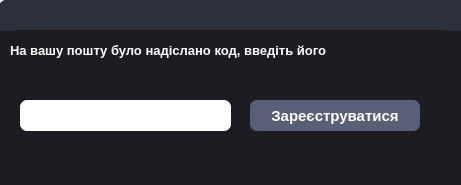
<?xml version="1.0" encoding="UTF-8"?>
<ui version="4.0">
 <class>MainWindow</class>
 <widget class="QMainWindow" name="MainWindow">
  <property name="geometry">
   <rect>
    <x>0</x>
    <y>0</y>
    <width>461</width>
    <height>185</height>
   </rect>
  </property>
  <property name="windowTitle">
   <string>MainWindow</string>
  </property>
  <widget class="QWidget" name="centralwidget">
   <widget class="QFrame" name="frame">
    <property name="geometry">
     <rect>
      <x>0</x>
      <y>0</y>
      <width>621</width>
      <height>441</height>
     </rect>
    </property>
    <property name="styleSheet">
     <string notr="true">QFrame{
	border-radius: 7px;
	background-color: #1B1D23;
}</string>
    </property>
    <property name="frameShape">
     <enum>QFrame::StyledPanel</enum>
    </property>
    <property name="frameShadow">
     <enum>QFrame::Raised</enum>
    </property>
    <widget class="QFrame" name="frame_3">
     <property name="geometry">
      <rect>
       <x>-1</x>
       <y>0</y>
       <width>831</width>
       <height>31</height>
      </rect>
     </property>
     <property name="styleSheet">
      <string notr="true">QFrame{
	border-bottom-left-radius: 0px;
	border-bottom-right-radius: 0px;
	background-color: #2C313C;
}</string>
     </property>
     <property name="frameShape">
      <enum>QFrame::StyledPanel</enum>
     </property>
     <property name="frameShadow">
      <enum>QFrame::Raised</enum>
     </property>
     <widget class="QPushButton" name="pushButton_3">
      <property name="geometry">
       <rect>
        <x>790</x>
        <y>0</y>
        <width>41</width>
        <height>31</height>
       </rect>
      </property>
      <property name="font">
       <font>
        <pointsize>11</pointsize>
        <weight>75</weight>
        <bold>true</bold>
       </font>
      </property>
      <property name="cursor">
       <cursorShape>PointingHandCursor</cursorShape>
      </property>
      <property name="styleSheet">
       <string notr="true">QPushButton{
	color: white;
	border: none;
	border-top-right-radius: 7px;
	background-color: #2C313C;
}

QPushButton:hover{
	background-color: #45494D;
}

QPushButton:pressed{
	color: #EA2F4E;
}</string>
      </property>
      <property name="text">
       <string>X</string>
      </property>
     </widget>
     <widget class="QPushButton" name="pushButton_5">
      <property name="geometry">
       <rect>
        <x>750</x>
        <y>0</y>
        <width>41</width>
        <height>31</height>
       </rect>
      </property>
      <property name="font">
       <font>
        <pointsize>10</pointsize>
        <weight>75</weight>
        <bold>true</bold>
       </font>
      </property>
      <property name="cursor">
       <cursorShape>PointingHandCursor</cursorShape>
      </property>
      <property name="styleSheet">
       <string notr="true">QPushButton{
	color: white;
	border: none;
	border-top-right-radius: 7px;
	background-color: #2C313C;
}

QPushButton:hover{
	background-color: #45494D;
}

QPushButton:pressed{
	color: #EA2F4E;
}</string>
      </property>
      <property name="text">
       <string>_</string>
      </property>
      <property name="default">
       <bool>false</bool>
      </property>
     </widget>
    </widget>
    <widget class="QLabel" name="label">
     <property name="geometry">
      <rect>
       <x>10</x>
       <y>30</y>
       <width>441</width>
       <height>41</height>
      </rect>
     </property>
     <property name="font">
      <font>
       <family>MS Shell Dlg 2</family>
       <pointsize>10</pointsize>
       <weight>75</weight>
       <italic>false</italic>
       <bold>true</bold>
       <underline>false</underline>
       <strikeout>false</strikeout>
       <kerning>true</kerning>
      </font>
     </property>
     <property name="styleSheet">
      <string notr="true">color:rgb(255, 255, 255)</string>
     </property>
     <property name="text">
      <string>На вашу пошту було надіслано код, введіть його</string>
     </property>
    </widget>
    <widget class="QPushButton" name="pushButton">
     <property name="geometry">
      <rect>
       <x>250</x>
       <y>100</y>
       <width>170</width>
       <height>31</height>
      </rect>
     </property>
     <property name="font">
      <font>
       <pointsize>11</pointsize>
       <weight>75</weight>
       <bold>true</bold>
      </font>
     </property>
     <property name="cursor">
      <cursorShape>PointingHandCursor</cursorShape>
     </property>
     <property name="styleSheet">
      <string notr="true">QPushButton{
	color: white;
	border-radius: 7px;
	background-color: #595F76;
}

QPushButton:hover{
	background-color: #50566E;
}

QPushButton:pressed{
	background-color: #434965;
}</string>
     </property>
     <property name="text">
      <string>Зареєструватися</string>
     </property>
    </widget>
    <widget class="QLineEdit" name="lineEdit_3">
     <property name="geometry">
      <rect>
       <x>20</x>
       <y>100</y>
       <width>211</width>
       <height>31</height>
      </rect>
     </property>
     <property name="font">
      <font>
       <pointsize>11</pointsize>
       <weight>75</weight>
       <bold>true</bold>
      </font>
     </property>
     <property name="styleSheet">
      <string notr="true">QLineEdit{
	border-radius: 7px;
}</string>
     </property>
     <property name="text">
      <string/>
     </property>
     <property name="alignment">
      <set>Qt::AlignLeading|Qt::AlignLeft|Qt::AlignVCenter</set>
     </property>
     <property name="placeholderText">
      <string/>
     </property>
     <property name="clearButtonEnabled">
      <bool>true</bool>
     </property>
    </widget>
   </widget>
  </widget>
 </widget>
 <resources/>
 <connections/>
</ui>
